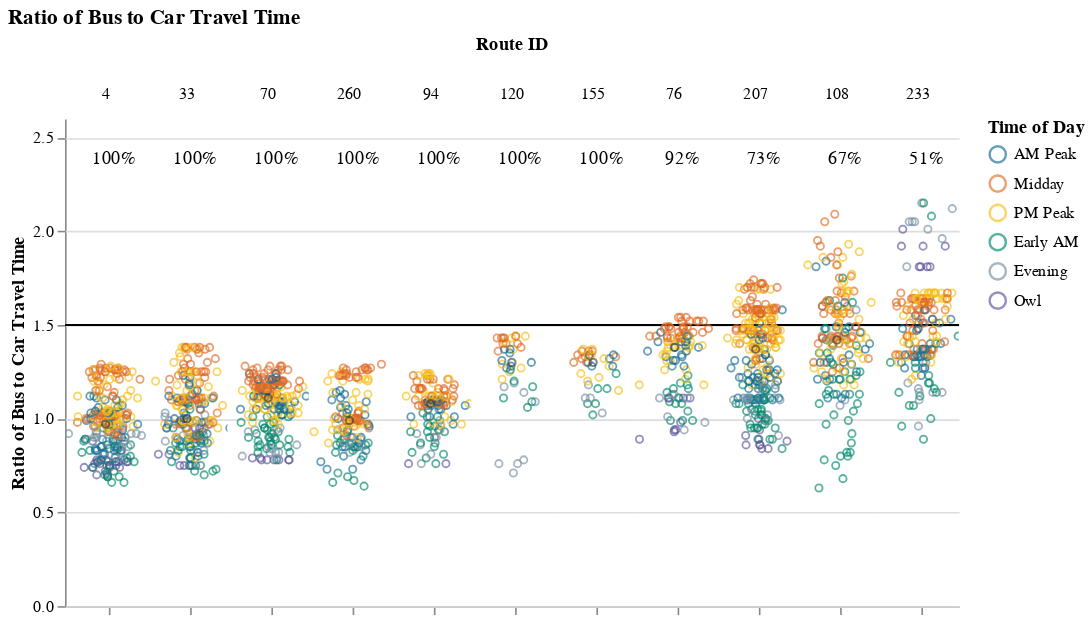

Notebook code cell kept with this figure:
### Markdown cell above
### Long Routes (> 1.5 hrs)

### Code cell
route_group = "long"
display_charts_for_route_group(df, route_group)

### Figure 1 — Vega-Lite specification as saved in the notebook (floating-point values rounded to 4 significant figures; data arrays with more than 128 entries replaced by an {"elided": "..."} marker saying what was removed)
{"config": {"view": {"continuousWidth": 400, "continuousHeight": 300, "stroke": null}, "facet": {"spacing": 0}}, "data": {"name": "data-d5a7c4bd14829b7806f3ba65c6692e5a"}, "facet": {"column": {"field": "route_id2", "sort": ["4", "33", "70", "260", "94", "120", "155", "76", "207", "108", "233"], "title": "Route ID", "type": "nominal"}}, "spec": {"layer": [{"mark": "rule", "encoding": {"color": {"value": "black"}, "y": {"field": "cutoff", "type": "quantitative"}}, "selection": {"selector006": {"type": "interval", "bind": "scales", "encodings": ["x", "y"]}}}, {"mark": {"type": "point", "opacity": 0.65, "size": 20, "strokeWidth": 1.1}, "encoding": {"color": {"field": "time_of_day", "scale": {"range": ["#136C97", "#E16B26", "#F6BF16", "#00896B", "#7790A3", "#5B559C"]}, "sort": ["AM Peak", "Midday", "PM Peak", "Owl Service"], "title": "Time of Day", "type": "nominal"}, "tooltip": [{"field": "route_id2", "title": "route_id", "type": "nominal"}, {"field": "route_name", "type": "nominal"}, {"field": "trip_id", "type": "nominal"}, {"field": "service_hours", "type": "quantitative"}, {"field": "car_duration_hours", "type": "quantitative"}, {"field": "bus_multiplier", "type": "quantitative"}, {"field": "bus_difference", "title": "bus_difference_minutes", "type": "quantitative"}, {"field": "category", "type": "nominal"}], "x": {"axis": {"grid": false, "labels": false, "ticks": true, "values": [0]}, "field": "jitter", "scale": {}, "title": null, "type": "quantitative"}, "y": {"field": "bus_multiplier", "scale": {"domain": [0, 2.5]}, "title": "Ratio of Bus to Car Travel Time", "type": "quantitative"}}, "transform": [{"calculate": "sqrt(-2*log(random()))*cos(2*PI*random())", "as": "jitter"}], "width": 50}, {"layer": [{"mark": {"type": "point", "opacity": 0.6, "size": 20, "strokeWidth": 1.3}, "encoding": {"color": {"value": "#323434"}, "y": {"field": "bus_multiplier", "type": "quantitative"}}, "transform": [{"filter": "(datum.p50_trip === 1)"}]}, {"mark": {"type": "text", "align": "center", "baseline": "middle"}, "encoding": {"color": {"value": "black"}, "text": {"field": "pct_trips_competitive", "format": ".0%", "type": "quantitative"}, "tooltip": [{"field": "route_id2", "title": "route_id", "type": "nominal"}, {"field": "route_name", "type": "nominal"}, {"field": "trip_id", "type": "nominal"}, {"field": "service_hours", "type": "quantitative"}, {"field": "car_duration_hours", "type": "quantitative"}, {"field": "bus_multiplier", "type": "quantitative"}, {"field": "bus_difference", "title": "bus_difference_minutes", "type": "quantitative"}, {"field": "category", "type": "nominal"}], "x": {"value": 30}, "y": {"value": 25}}, "transform": [{"calculate": "sqrt(-2*log(random()))*cos(2*PI*random())", "as": "jitter"}, {"filter": "(datum.p50_trip === 1)"}]}]}]}, "resolve": {"scale": {"y": "shared"}}, "title": "Ratio of Bus to Car Travel Time", "$schema": "https://vega.github.io/schema/vega-lite/v4.17.0.json", "datasets": {"data-d5a7c4bd14829b7806f3ba65c6692e5a": {"elided": "1681 records"}}}
